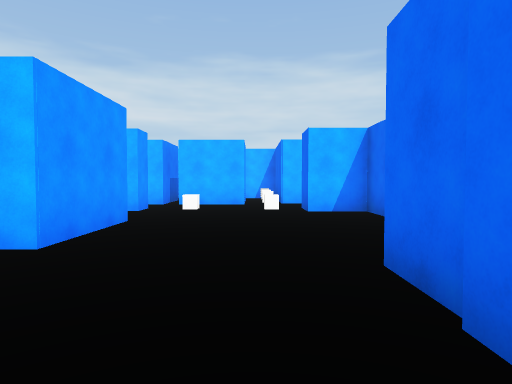
View 1 (above)

15 first-person views from a walk through a scene from a Unity 3-D project. The camera is 1.3 m above the floor, tilts 2° down and sees 75° across. The floor is counted in squares, 1.8 m on a side. Each view is taken from the middle of a square. On the plan, view 1 faces up. The plan holds only what a view shows up to about 11 squares ahead; the rest is blank. The player is left out. Surface patterns are stand-ins for the level's own textures.

View 2
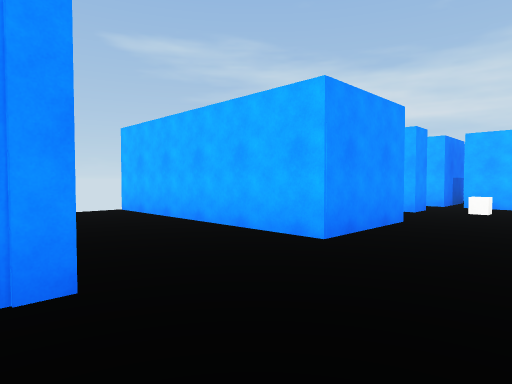

View 3
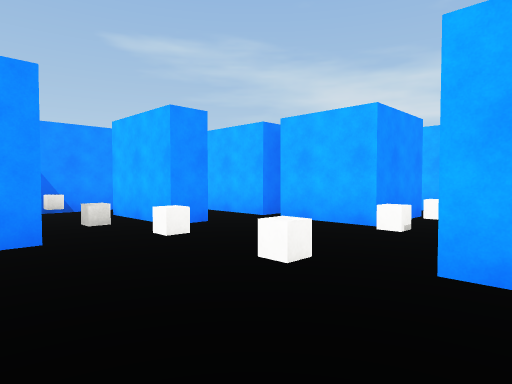

View 4
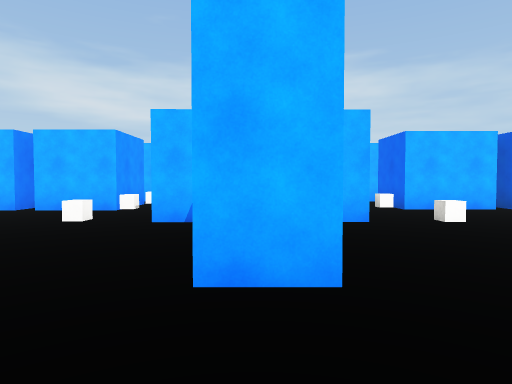

View 5
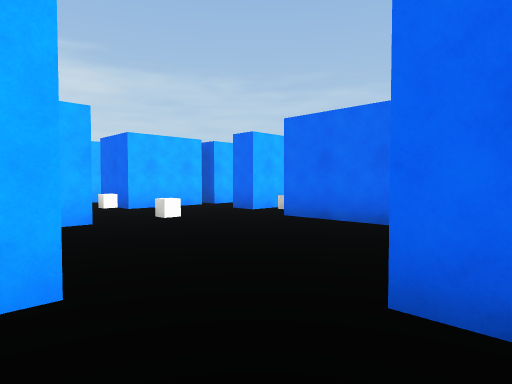

View 6
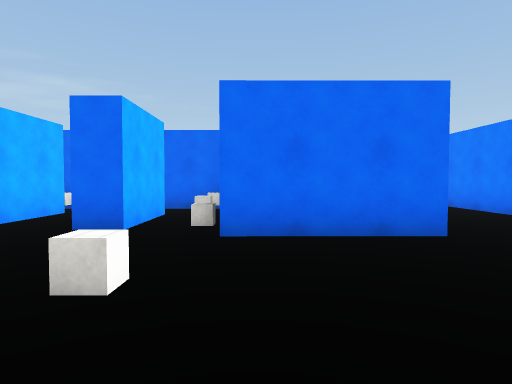

View 7
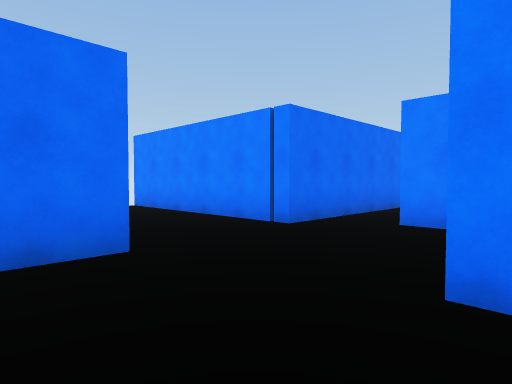

View 8
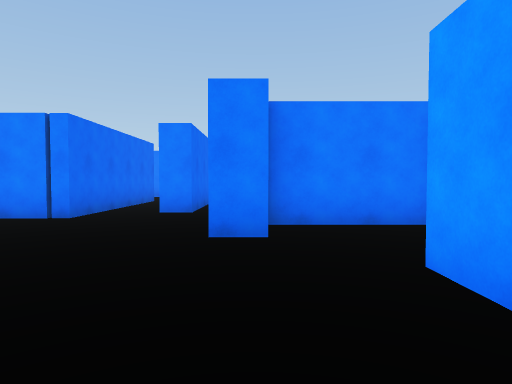

View 9
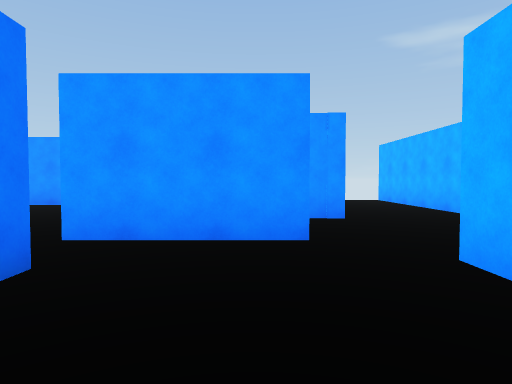

View 10
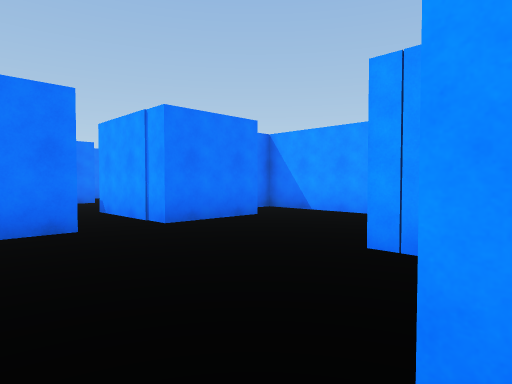

View 11
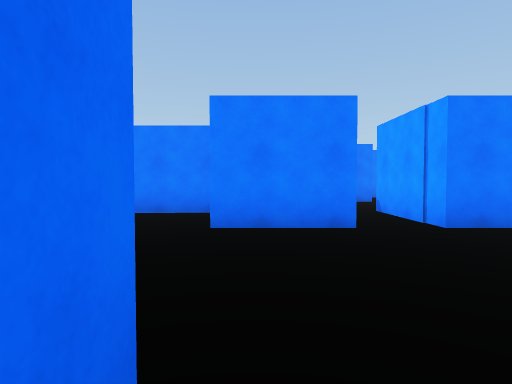

View 12
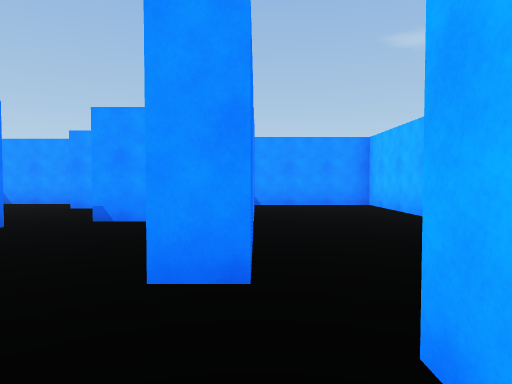

View 13
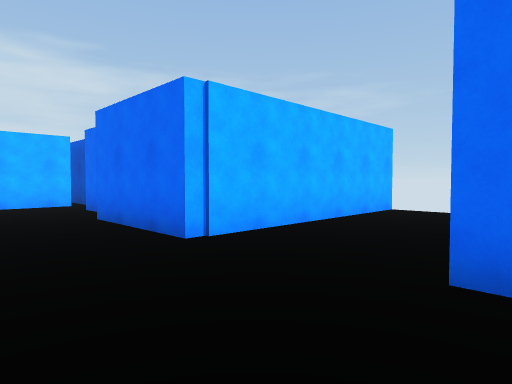

View 14
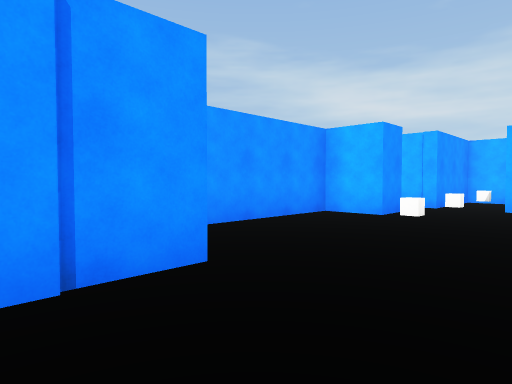

View 15
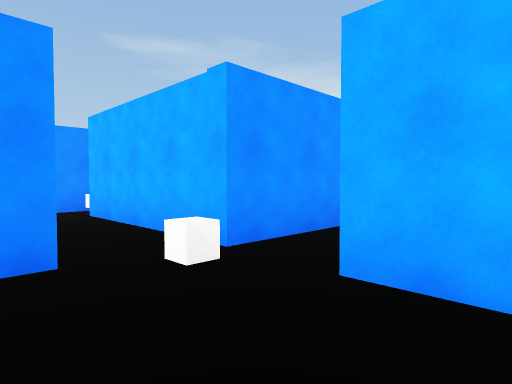

### Floor plan
Points are (right, up) in squares from view 1. A wall is a line through its corners. A room is listed if a view was taken in it or the views show most of it. See-through windows are left out.
Room 1 (views 1, 2, 3, 4, 5, 6, 7, 8, 9, 10, 11, 13, 14, 15)
walls: (2.1, 1.6) (4.9, 1.6); (2.6, 6.6) (2.6, 7.7) (1.2, 7.7) (1.2, 8.7); (1.6, 0.8) (1, 0.8); (0, -0.2) (0, -3.4); (5, 8.9) (5, 7.8) (3.6, 7.7) (3.6, 4.2) (2.5, 4.2); (-2.3, 6) (-2.3, 3.5) (-8.1, 3.5); (-2.3, 0.8) (-2.3, 0); (4.9, 10.4) (0.8, 10.4); (-0.3, 10) (-2.3, 10); (-2.8, 8.7) (-2.8, 7.7) (-5.1, 7.7); (6.4, -3.1) (6.4, -0.5) (7.2, -0.5); (-2.8, 10) (-4.7, 10); (9, 10.2) (6.7, 10.2) (6.7, 12.1); (11.1, 7.8) (8.8, 7.8) (8.8, 8.8); (-2.3, -4.1) (-2.3, -4.8); (8.5, -4) (8.5, 0.7) (14.4, 0.7); (-6.2, 8.4) (-6.2, 7.4); (7.1, 13.5) (5.2, 13.5) (5.2, 10.2); (11.4, 10.2) (9.4, 10.2) (9.4, 11.9); (14.3, 3.5) (8.3, 3.5) (8.3, 6.5)
ways out: opening at (-1.5, -3.5); opening at (0, 11.5); opening at (1, -3); opening at (8, -3); gap at (-8, 4); gap at (14, 0); gap at (14, 4)
objects: cube (-6, 7); cube (-3, 7); cube (-1, 7); cube (0, 7); cube (0, 9); blue block (1, 2); blue block (5, 2); cube (6, 7); cube (6, 9); other object (6, 12); cube (9, 7); other object (10, 7); other object (12, 11)
Room 2 (view 12)
walls: (2, -10.4) (3.7, -10.4); (1.7, -8) (1.7, -8.9); (3.2, -7.3) (2.6, -7.3); (-1.8, -8) (-1.8, -10.9)
ways out: opening at (-1, -11); opening at (-1, -8); opening at (2, -8)

Positions as (right, up) in squares from view 1, and headings:
1: (0, 0), facing up
2: (0, 0), facing up-left
3: (2, 5), facing up-left
4: (3, 2), facing up
5: (3, 2), facing up-right
6: (4, 6), facing right
7: (5, 5), facing down-right
8: (5, 7), facing down
9: (4, -1), facing left
10: (1, -3), facing down-left
11: (1, -3), facing down
12: (4, -8), facing left
13: (6, 0), facing up-right
14: (8, 1), facing up-left
15: (8, 8), facing up-left
